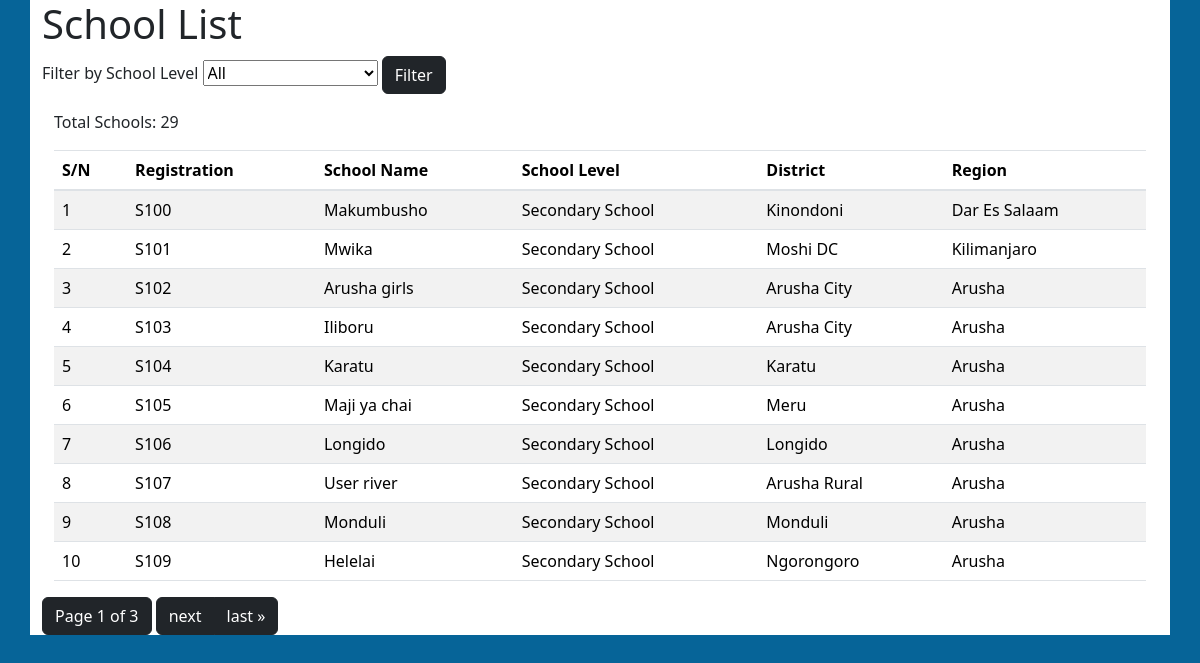
Page /location/schools/ on the committed database.
### locationApp/models.py (models this page shows, shortened)
class School(models.Model):
    registration = models.IntegerField(max_length = 10, default = 1000, null=True, blank=True)
    name = models.CharField(max_length=200)
    district = models.ForeignKey(District, on_delete=models.CASCADE)
    region = models.ForeignKey(Region, on_delete=models.CASCADE)
    School_level = models.ForeignKey(SchoolLevel, on_delete=models.CASCADE)

class SchoolLevel(models.Model):
    levelName = models.CharField(max_length=100,null=True)
    subvote = models.IntegerField(null=True)

class District(models.Model):
    name = models.CharField(max_length=100)
    votecode = models.CharField(max_length=20, unique=True)
    region = models.ForeignKey(Region, on_delete=models.CASCADE)

class Region(models.Model):
    name = models.CharField(max_length=100, unique=True)

### locationApp/views.py (the view)
# urls.py: path('schools/', school_list_view, name='schools'),
def school_list_view(request):
    selected_school_level = request.GET.get('school_level')
    all_school_levels = SchoolLevel.objects.all()
    if selected_school_level:
        schools = School.objects.filter(School_level__levelName=selected_school_level)
    else:
        schools = School.objects.all()
    total_schools_count = School.objects.count()
    primary_schools_count = School.objects.filter(School_level__levelName='Primary').count()
    secondary_schools_count = School.objects.filter(School_level__levelName='Secondary').count()
    page = request.GET.get('page', 1)
    paginator = Paginator(schools, 10)  # Show 10 schools per page
    try:
        schools = paginator.page(page)
    except PageNotAnInteger:
        schools = paginator.page(1)
    except EmptyPage:
        schools = paginator.page(paginator.num_pages)
    return render(request, 'locationApp/schools.html', {
        'schools': schools,
        'all_school_levels': all_school_levels,
        'selected_school_level': selected_school_level,
        'total_schools_count': total_schools_count,
        'primary_schools_count': primary_schools_count,
        'secondary_schools_count': secondary_schools_count,
    })

### locationApp/templates/locationApp/schools.html (shortened to what this page needs)
{% extends "coreApp/base.html" %}
{% load static %}
{% block content %}
<body>
    <div class="container justify-content-center align-items-center bg-white">
        <h1>School List</h1>
        <form method="get" action="{% url 'locationApp:schools' %}">
            <label for="school_level">Filter by School Level</label>
            <select name="school_level" id="school_level">
                <option value="">All</option>
            </select>
            <button class="btn btn-dark type=button" type="submit">Filter</button>
        </form>
        <div class="container mt-3 bg-white ">
            <div>
            <p>Total Schools: {{ total_schools_count }}</p>
            </div>
            <table class="table table-striped">
                <thead>
                    <tr>
                        <th>S/N</th>
                        <th>Registration</th>
                        <th>School Name</th>
                        <th>School Level</th>
                        <th>District</th>
                        <th>Region</th>
                    </tr>
                </thead>
                <tbody>
                    {% for school in schools %}
                        <tr>
                            <td>{{ school.id }}</td>
                            <td>S{{ school.registration }}</td>
                            <td>{{ school.name }}</td>
                            <td>{{ school.School_level.levelName }}</td>
                            <td>{{ school.district.name }}</td>
                            <td>{{ school.region.name }}</td>
                        </tr>
                    {% endfor %}
                </tbody>
            </table>
        </div>
        <div class="pagination">
            <span class="step-links">
                <span  class=" current btn btn-dark type=button">
                    Page {{ schools.number }} of {{ schools.paginator.num_pages }}
                </span>
                {% if schools.has_next %}
                <div class="btn-group">
                    <a class="btn btn-dark type=button" href="?page={{ schools.next_page_number }}">next</a>
                    <a class="btn btn-dark type=button"  href="?page={{ schools.paginator.num_pages }}">last &raquo;</a>
                 </div>
                {% endif %}
            </span>
        </div>
    </div>
</body>
{% endblock %}

### coreApp/templates/coreApp/base.html (shortened to what this page needs)
{% load static %}
{% load django_browser_reload %}
{% load bootstrap4 %}
{% load bootstrap_icons %}
{% bootstrap_css %}
<!Doctype html>
<html lang="en">
<head>
    <link rel="stylesheet" href="{% static 'bootstrap/css/bootstrap.min.css' %}">
</head>
<body class='body'>
      <div>
        {% block content %}{% endblock content %}
      </div>
</body>
</html>

### coreApp/templates/coreApp/base.html (style rules this page uses)
.body { background-color: #066498; font family: "Times New Roman"; }

### rows in the picture
School: id "1", registration "100", name "Makumbusho", School_level.levelName "Secondary School", district.name "Kinondoni", region.name "Dar Es Salaam"
School: id "2", registration "101", name "Mwika", School_level.levelName "Secondary School", district.name "Moshi DC", region.name "Kilimanjaro"
School: id "3", registration "102", name "Arusha girls", School_level.levelName "Secondary School", district.name "Arusha City", region.name "Arusha"
School: id "4", registration "103", name "Iliboru", School_level.levelName "Secondary School", district.name "Arusha City", region.name "Arusha"
School: id "5", registration "104", name "Karatu", School_level.levelName "Secondary School", district.name "Karatu", region.name "Arusha"
School: id "6", registration "105", name "Maji ya chai", School_level.levelName "Secondary School", district.name "Meru", region.name "Arusha"
School: id "7", registration "106", name "Longido", School_level.levelName "Secondary School", district.name "Longido", region.name "Arusha"
School: id "8", registration "107", name "User river", School_level.levelName "Secondary School", district.name "Arusha Rural", region.name "Arusha"
School: id "9", registration "108", name "Monduli", School_level.levelName "Secondary School", district.name "Monduli", region.name "Arusha"
School: id "10", registration "109", name "Helelai", School_level.levelName "Secondary School", district.name "Ngorongoro", region.name "Arusha"

### other values in the picture
{{ total_schools_count }} "29"
{{ schools.number }} "1"
{{ schools.paginator.num_pages }} "3"
